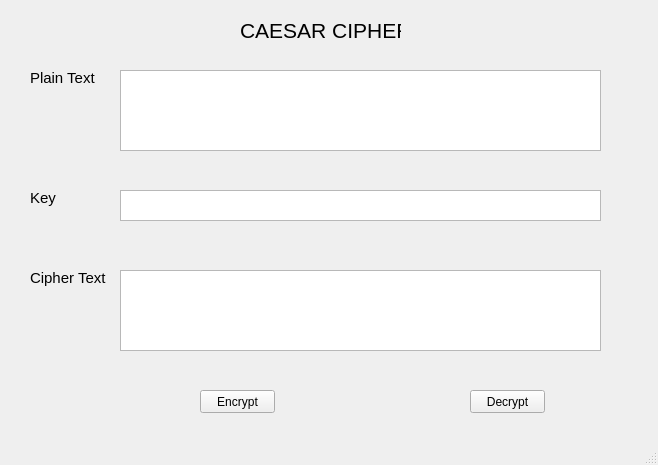
<?xml version="1.0" encoding="UTF-8"?>
<ui version="4.0">
 <class>MainWindow</class>
 <widget class="QMainWindow" name="MainWindow">
  <property name="geometry">
   <rect>
    <x>0</x>
    <y>0</y>
    <width>658</width>
    <height>465</height>
   </rect>
  </property>
  <property name="windowTitle">
   <string>MainWindow</string>
  </property>
  <widget class="QWidget" name="centralwidget">
   <widget class="QLabel" name="label">
    <property name="geometry">
     <rect>
      <x>240</x>
      <y>20</y>
      <width>161</width>
      <height>21</height>
     </rect>
    </property>
    <property name="font">
     <font>
      <pointsize>16</pointsize>
     </font>
    </property>
    <property name="text">
     <string>CAESAR CIPHER</string>
    </property>
   </widget>
   <widget class="QLabel" name="label_2">
    <property name="geometry">
     <rect>
      <x>30</x>
      <y>70</y>
      <width>71</width>
      <height>16</height>
     </rect>
    </property>
    <property name="font">
     <font>
      <pointsize>11</pointsize>
     </font>
    </property>
    <property name="text">
     <string>Plain Text</string>
    </property>
   </widget>
   <widget class="QLabel" name="label_3">
    <property name="geometry">
     <rect>
      <x>30</x>
      <y>190</y>
      <width>31</width>
      <height>16</height>
     </rect>
    </property>
    <property name="font">
     <font>
      <pointsize>11</pointsize>
     </font>
    </property>
    <property name="text">
     <string>Key</string>
    </property>
   </widget>
   <widget class="QLabel" name="label_4">
    <property name="geometry">
     <rect>
      <x>30</x>
      <y>270</y>
      <width>81</width>
      <height>16</height>
     </rect>
    </property>
    <property name="font">
     <font>
      <pointsize>11</pointsize>
     </font>
    </property>
    <property name="text">
     <string>Cipher Text</string>
    </property>
   </widget>
   <widget class="QPlainTextEdit" name="txt_plain_text">
    <property name="geometry">
     <rect>
      <x>120</x>
      <y>70</y>
      <width>481</width>
      <height>81</height>
     </rect>
    </property>
   </widget>
   <widget class="QPlainTextEdit" name="txt_key">
    <property name="geometry">
     <rect>
      <x>120</x>
      <y>190</y>
      <width>481</width>
      <height>31</height>
     </rect>
    </property>
   </widget>
   <widget class="QPlainTextEdit" name="txt_cipher_text">
    <property name="geometry">
     <rect>
      <x>120</x>
      <y>270</y>
      <width>481</width>
      <height>81</height>
     </rect>
    </property>
   </widget>
   <widget class="QPushButton" name="btn_encrypt">
    <property name="geometry">
     <rect>
      <x>200</x>
      <y>390</y>
      <width>75</width>
      <height>23</height>
     </rect>
    </property>
    <property name="text">
     <string>Encrypt</string>
    </property>
   </widget>
   <widget class="QPushButton" name="btn_decrypt">
    <property name="geometry">
     <rect>
      <x>470</x>
      <y>390</y>
      <width>75</width>
      <height>23</height>
     </rect>
    </property>
    <property name="text">
     <string>Decrypt</string>
    </property>
   </widget>
  </widget>
  <widget class="QMenuBar" name="menubar">
   <property name="geometry">
    <rect>
     <x>0</x>
     <y>0</y>
     <width>658</width>
     <height>21</height>
    </rect>
   </property>
  </widget>
  <widget class="QStatusBar" name="statusbar"/>
 </widget>
 <resources/>
 <connections/>
</ui>
